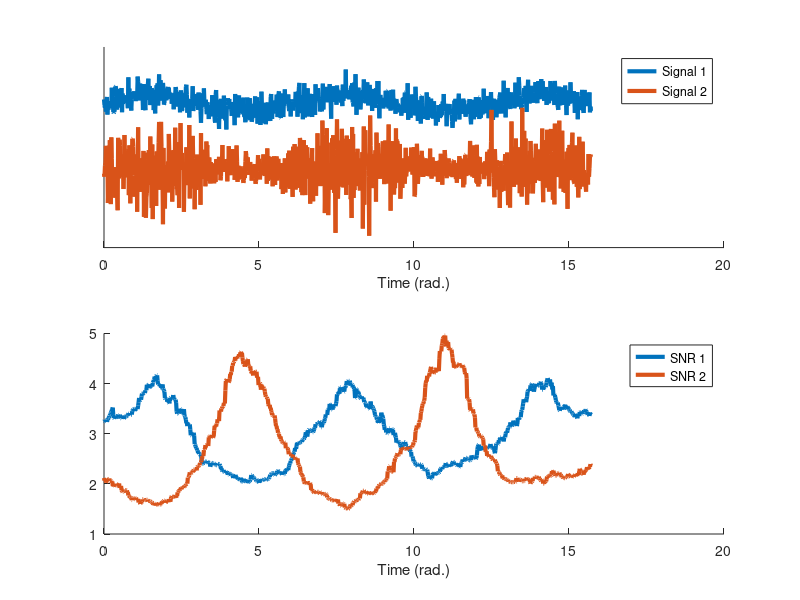
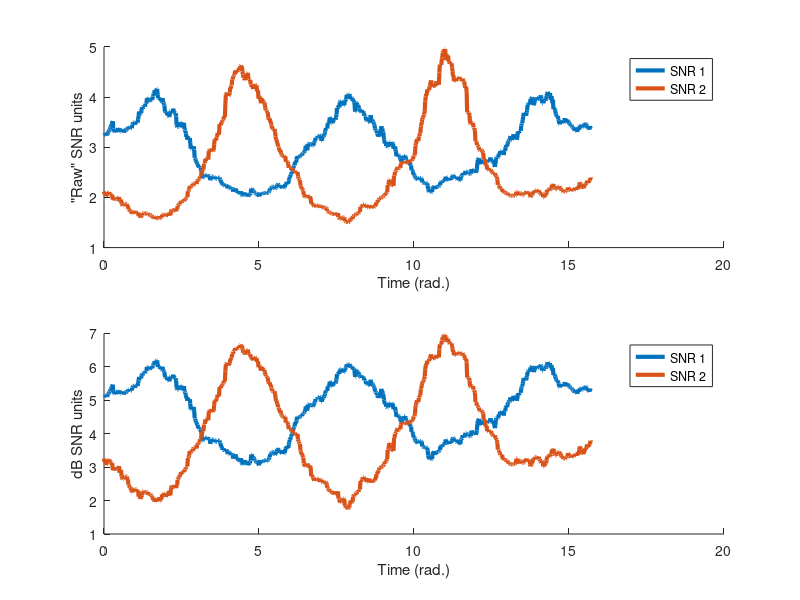

MATLAB code for these plots, in order: (Note: this script raises an error after producing the figures.)
%% Signal-to-noise ratio (SNR)
%%
pnts = 1000;
time = linspace(0,5*pi,pnts);

% One signal
signal1 = 3+sin(time);
signal1 = signal1 + randn(1,pnts);

% Another signal
signal2 = 5 + randn(1,pnts) .* (2+sin(time));

% Compute SNR in sliding windows
k = round(pnts*.05); % one-sided window is 5% of signal length

% Initialize
[snr_ts1,snr_ts2] = deal( zeros(1,pnts) );

% Loop over time points
for i=1:pnts
    % Time boundaries
    bndL = max(1,i-k);
    bndU = min(pnts,i+k);
    
    % Extract parts of signals
    sigpart1 = signal1(bndL:bndU);
    sigpart2 = signal2(bndL:bndU);
    
    % Compute windowed SNR
    snr_ts1(i) = mean(sigpart1) / std(sigpart1);
    snr_ts2(i) = mean(sigpart2) / std(sigpart2);
end

%%% Some plotting
% Plot the signals
figure(1), clf
subplot(211), hold on
plot(time,signal1+10,'linew',3)
plot(time,signal2,'linew',3)
set(gca,'ytick',[])
xlabel('Time (rad.)')
legend({'Signal 1';'Signal 2'})

% Plot SNRs
subplot(212), hold on
plot(time,snr_ts1,'linew',3)
plot(time,snr_ts2,'linew',3)
legend({'SNR 1';'SNR 2'})
xlabel('Time (rad.)')

% Plot SNRs
figure(2), clf
subplot(211), hold on
plot(time,snr_ts1,'linew',3)
plot(time,snr_ts2,'linew',3)
legend({'SNR 1';'SNR 2'})
ylabel('"Raw" SNR units')
xlabel('Time (rad.)')

subplot(212), hold on
plot(time,10*log10(snr_ts1),'linew',3)
plot(time,10*log10(snr_ts2),'linew',3)
legend({'SNR 1';'SNR 2'})
ylabel('dB SNR units')
xlabel('Time (rad.)')

%% Try in a voltage time series
% Import data
load SNRdata.mat

% Plot mean and std data time series
figure(3), clf
subplot(211)
plot(timevec,mean(eegdata,3),'linew',3)
xlabel('Time (ms)'), ylabel('Voltage (\muV)')
legend({'Chan_1';'Chan_2'})
title('Average time series')

subplot(212)
plot(timevec,std(eegdata,[],3),'linew',3)
xlabel('Time (ms)'), ylabel('Voltage (std.)')
legend({'Chan_1';'Chan_2'})
title('Standard deviation time series')

%% SNR
% Compute SNR
snr = mean(eegdata,3) ./ std(eegdata,[],3);

% Plot
figure(4), clf
plot(timevec,10*log10(snr),'linew',3)
xlabel('Time (ms)'), ylabel('SNR 10log_{10}(mean/var)')
legend({'Chan_1';'Chan_2'})
title('SNR time series')

%% Alternative: SNR at a point
% Pick time point
timepoint = 375;
basetime  = [-500 0];

% Average over repetitions
erp = mean(eegdata,3);

% SNR components
snr_num = erp(:,dsearchn(timevec',timepoint));
snr_den = std( erp(:,dsearchn(timevec',basetime(1)):dsearchn(timevec',basetime(2))) ,[],2);

% Display SNR in the command window
for i=1:2
    disp([ 'SNR at ' num2str(timepoint) 'ms in channel ' num2str(i) ' = ' num2str(snr_num(i)./snr_den(i)) ])
end

%% end.